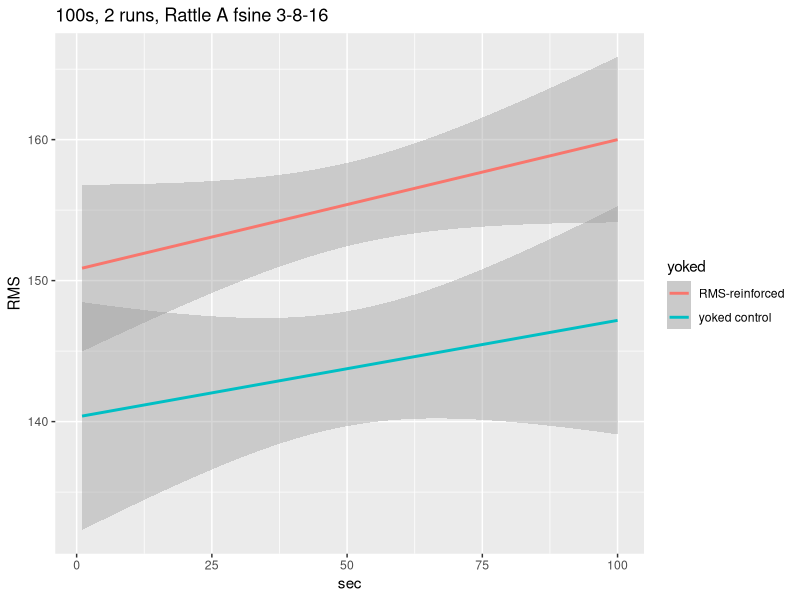

R code for this plot: (Note: this script raises an error after producing the figure.)
library(lme4)
library(lmerTest)
library(ggplot2)

setwd('/Users/Bubba/Desktop/COGS195/Github/RattleNN/RattleResults')
rattledata = read.csv('100data.csv')
colnames(rattledata) = c("run","yoked","sec","RMS","f")
rattledata$yoked[rattledata$yoked==0] = "RMS-reinforced"
rattledata$yoked[rattledata$yoked==1] = "yoked control"

rattlelm = lmer(scale(RMS) ~ (1|run) + yoked + scale(sec) + yoked*scale(sec), data = rattledata)
summary(rattlelm)

qplot(sec,RMS,data=rattledata,main= "100s, 2 runs, Rattle A fsine 3-8-16", geom=c("smooth"),method ="lm",formula=y~x,color=yoked)
quartz.save("3-8_100s_RBS4_rattleresults.pdf",type="pdf")

plot(rattledata$f,rattledata$RMS, main= "100s, 5 runs, Rattle A fsine 3-8-16", xlab="f",ylab="RMS")
quartz.save("3-8_100s_RBS4_RMSvsf.pdf",type="pdf")




setwd('/Users/Bubba/Desktop/COGS195/Github/RattleNN/RattleResults')
rattledata = read.csv('200data.csv')
colnames(rattledata) = c("run","yoked","sec","RMS","f")
rattledata$yoked[rattledata$yoked==0] = "RMS-reinforced"
rattledata$yoked[rattledata$yoked==1] = "yoked control"

rattlelm = lmer(scale(RMS) ~ (1|run) + yoked + scale(sec) + yoked*scale(sec), data = rattledata)
summary(rattlelm)

qplot(sec,RMS,data=rattledata,main= "200s, 2 runs, Rattle A fsine 3-8-16", geom=c("smooth"),method ="lm",formula=y~x,color=yoked)
quartz.save("3-8_200s_RBS4_rattleresults.pdf",type="pdf")

plot(rattledata$f,rattledata$RMS, main= "200s, 2 runs, Rattle B fsine 3-8-16", xlab="f",ylab="RMS")
quartz.save("3-8_200s_RBS4_RMSvsf.pdf",type="pdf")



setwd('/Users/Bubba/Desktop/COGS195/Github/RattleNN/RattleResults')
rattledata = read.csv('300data.csv')
colnames(rattledata) = c("run","yoked","sec","RMS","f")
rattledata$yoked[rattledata$yoked==0] = "RMS-reinforced"
rattledata$yoked[rattledata$yoked==1] = "yoked control"

rattlelm = lmer(scale(RMS) ~ (1|run) + yoked + scale(sec) + yoked*scale(sec), data = rattledata)
summary(rattlelm)

qplot(sec,RMS,data=rattledata,main= "300s, 2 runs, Rattle A fsine 3-8-16", geom=c("smooth"),method ="lm",formula=y~x,color=yoked)
quartz.save("3-8_300s_RBS4_rattleresults.pdf",type="pdf")

plot(rattledata$f,rattledata$RMS, main= "900s, 2 runs, Rattle A fsine 3-8-16", xlab="f",ylab="RMS")
quartz.save("3-8_300s_RBS4_RMSvsf.pdf",type="pdf")
